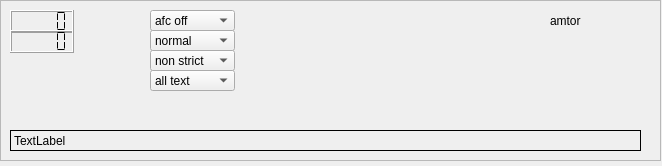
<?xml version="1.0" encoding="UTF-8"?>
<ui version="4.0">
 <class>Form</class>
 <widget class="QWidget" name="Form">
  <property name="geometry">
   <rect>
    <x>0</x>
    <y>0</y>
    <width>662</width>
    <height>166</height>
   </rect>
  </property>
  <property name="windowTitle">
   <string>Form</string>
  </property>
  <widget class="QFrame" name="frame">
   <property name="geometry">
    <rect>
     <x>0</x>
     <y>0</y>
     <width>661</width>
     <height>161</height>
    </rect>
   </property>
   <property name="frameShape">
    <enum>QFrame::StyledPanel</enum>
   </property>
   <property name="frameShadow">
    <enum>QFrame::Raised</enum>
   </property>
   <widget class="QLabel" name="amtortextBox">
    <property name="geometry">
     <rect>
      <x>10</x>
      <y>130</y>
      <width>631</width>
      <height>21</height>
     </rect>
    </property>
    <property name="frameShape">
     <enum>QFrame::Box</enum>
    </property>
    <property name="frameShadow">
     <enum>QFrame::Plain</enum>
    </property>
    <property name="text">
     <string>TextLabel</string>
    </property>
   </widget>
   <widget class="QLCDNumber" name="amtorFreqCorrection">
    <property name="geometry">
     <rect>
      <x>10</x>
      <y>10</y>
      <width>64</width>
      <height>23</height>
     </rect>
    </property>
    <property name="segmentStyle">
     <enum>QLCDNumber::Flat</enum>
    </property>
   </widget>
   <widget class="QLCDNumber" name="amtorStrengthMeter">
    <property name="geometry">
     <rect>
      <x>10</x>
      <y>30</y>
      <width>64</width>
      <height>23</height>
     </rect>
    </property>
    <property name="segmentStyle">
     <enum>QLCDNumber::Flat</enum>
    </property>
   </widget>
   <widget class="QComboBox" name="amtorAfcon">
    <property name="geometry">
     <rect>
      <x>150</x>
      <y>10</y>
      <width>85</width>
      <height>21</height>
     </rect>
    </property>
    <item>
     <property name="text">
      <string>afc off</string>
     </property>
    </item>
    <item>
     <property name="text">
      <string>afc on</string>
     </property>
    </item>
   </widget>
   <widget class="QComboBox" name="amtorReverse">
    <property name="geometry">
     <rect>
      <x>150</x>
      <y>30</y>
      <width>85</width>
      <height>21</height>
     </rect>
    </property>
    <item>
     <property name="text">
      <string>normal</string>
     </property>
    </item>
    <item>
     <property name="text">
      <string>reverse</string>
     </property>
    </item>
   </widget>
   <widget class="QComboBox" name="amtorFecError">
    <property name="geometry">
     <rect>
      <x>150</x>
      <y>50</y>
      <width>85</width>
      <height>21</height>
     </rect>
    </property>
    <item>
     <property name="text">
      <string>non strict</string>
     </property>
    </item>
    <item>
     <property name="text">
      <string>strict</string>
     </property>
    </item>
   </widget>
   <widget class="QComboBox" name="amtorMessage">
    <property name="geometry">
     <rect>
      <x>150</x>
      <y>70</y>
      <width>85</width>
      <height>21</height>
     </rect>
    </property>
    <item>
     <property name="text">
      <string>all text</string>
     </property>
    </item>
    <item>
     <property name="text">
      <string>message</string>
     </property>
    </item>
   </widget>
   <widget class="QLabel" name="label">
    <property name="geometry">
     <rect>
      <x>550</x>
      <y>10</y>
      <width>67</width>
      <height>21</height>
     </rect>
    </property>
    <property name="text">
     <string>amtor</string>
    </property>
   </widget>
  </widget>
 </widget>
 <resources/>
 <connections/>
</ui>
